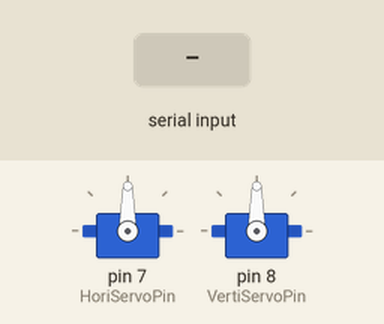
A sketch run on a simulated Arduino Uno, built with avr-gcc and run on an emulated ATmega328P. Parts: 2 × servo. The test bench sets the inputs (shaded band).

Above: at 1.2 s.
1.3 s: "UP\n" received over Serial
At 2.5 s:
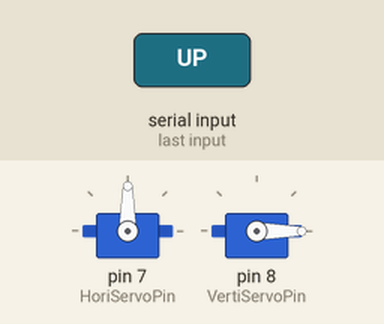
2.8 s: "DOWN\n" received over Serial
At 3.7 s:
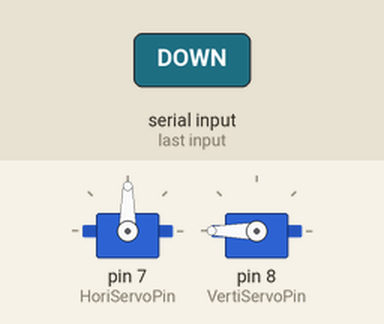
4.3 s: "LEFT\n" received over Serial
At 4.8 s:
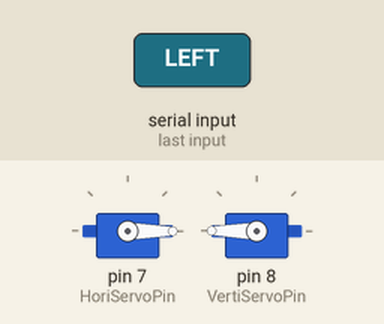
5.8 s: "RIGHT\n" received over Serial
At 7.0 s:
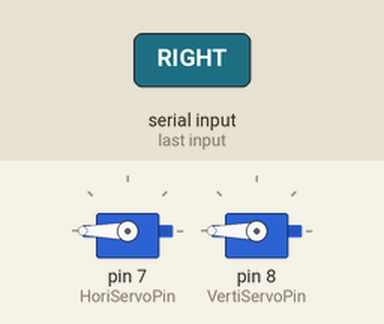
7.3 s: "UP\n" received over Serial
At 8.3 s:
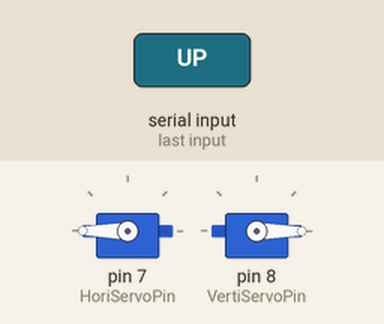
8.8 s: "RESET\n" received over Serial
At 9.5 s:
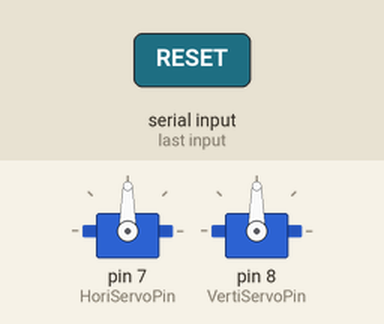
Timing chart, 0 to 11.3 s (numbered marks = the images above; inputs shaded):
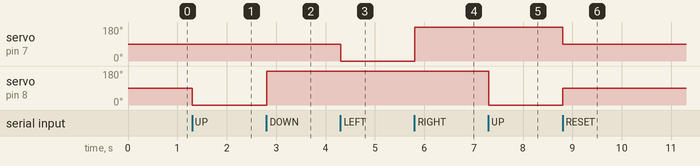

Measured:
- after the input at 1.3 s, servo on pin 8 (VertiServoPin): 90° → 0° at once
- after the input at 2.8 s, servo on pin 8 (VertiServoPin): 0° → 180° at once
- after the input at 4.3 s, servo on pin 7 (HoriServoPin): 90° → 0° at once
- after the input at 5.8 s, servo on pin 7 (HoriServoPin): 0° → 180° at once
- after the input at 7.3 s, servo on pin 8 (VertiServoPin): 180° → 0° at once
- after the input at 8.8 s, servo on pin 7 (HoriServoPin): 180° → 90° at once; servo on pin 8 (VertiServoPin): 0° → 90° at once

The sketch:

servos_sketch.ino
```cpp
#include <Servo.h>

Servo horiServo;
Servo vertiServo;

const int HoriServoPin = 7;
const int VertiServoPin = 8;

const int DefaultAngle = 90;
const int PositiveAngle = 0;
const int NegativeAngle = 180;


void reset_servos_pos(){
  horiServo.write(DefaultAngle);
  vertiServo.write(DefaultAngle);
}


void setup(){
  Serial.begin(9600);
  horiServo.attach(HoriServoPin);
  vertiServo.attach(VertiServoPin);
  reset_servos_pos();
}


void loop(){
  if (Serial.available() > 0){
    String bot_dir = Serial.readStringUntil('\n');
    bot_dir.trim();

    if (bot_dir == "RESET"){
      reset_servos_pos();
    }

    if (bot_dir == "UP"){
      vertiServo.write(PositiveAngle);
    } else if (bot_dir == "DOWN"){
      vertiServo.write(NegativeAngle);
    }

    if (bot_dir == "LEFT"){
      horiServo.write(PositiveAngle);
    } else if (bot_dir == "RIGHT"){
      horiServo.write(NegativeAngle);
    }
  }
}
```
